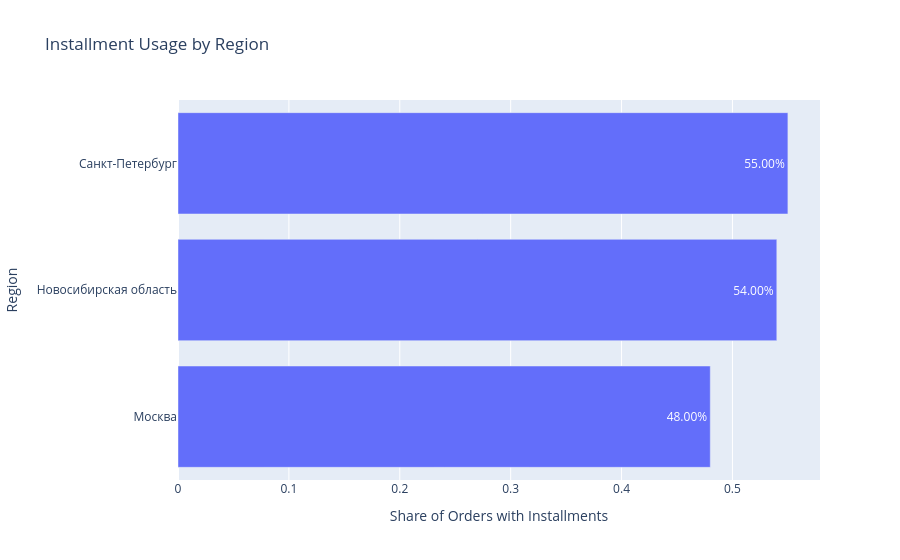

The notebook cell this image was saved under:
### Code cell
fig = px.bar(
    df.sort_values("installments_ratio", ascending=True),
    x="installments_ratio",
    y="region",
    orientation="h",
    title="Installment Usage by Region",
    labels={
        "installments_ratio": "Share of Orders with Installments",
        "region": "Region"
    },
    text="installments_ratio"
)

fig.update_traces(
    texttemplate="%{text:.2%}",
    textposition="inside"
)

fig.show()

### Figure 1 — Plotly figure (JSON) as saved in the notebook; plotly's stock layout.template omitted (floating-point values rounded to 4 significant figures)
{"data": [{"hovertemplate": "Share of Orders with Installments=%{text}<br>Region=%{y}<extra></extra>", "legendgroup": "", "marker": {"color": "#636efa", "pattern": {"shape": ""}}, "name": "", "orientation": "h", "showlegend": false, "text": [0.48, 0.54, 0.55], "textposition": "inside", "texttemplate": "%{text:.2%}", "type": "bar", "x": [0.48, 0.54, 0.55], "xaxis": "x", "y": ["Москва", "Новосибирская область", "Санкт-Петербург"], "yaxis": "y"}], "layout": {"barmode": "relative", "legend": {"tracegroupgap": 0}, "title": {"text": "Installment Usage by Region"}, "xaxis": {"anchor": "y", "domain": [0, 1], "title": {"text": "Share of Orders with Installments"}}, "yaxis": {"anchor": "x", "domain": [0, 1], "title": {"text": "Region"}}}}
